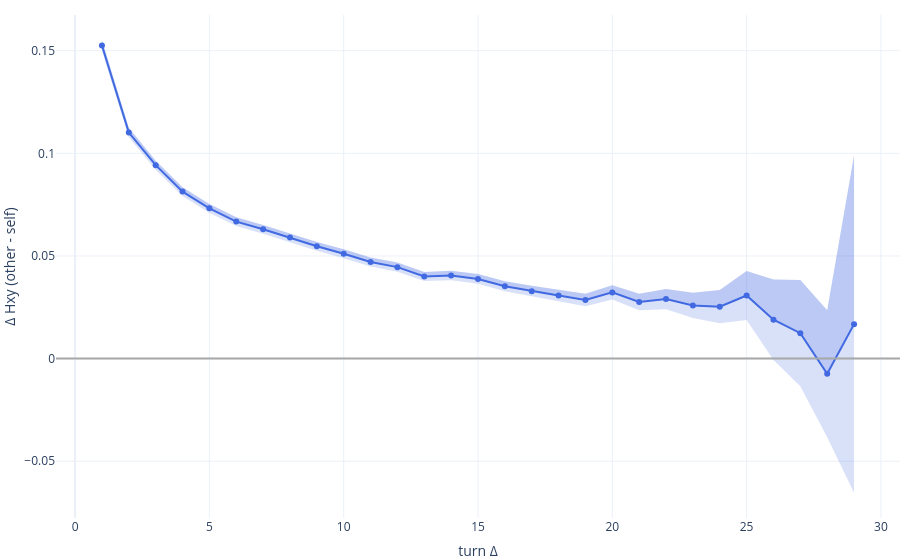

Notebook code cell kept with this figure:
### Code cell
new_fig.update_layout(
    template='plotly_white',
    xaxis=dict(
        title='turn Δ'
    ),
    yaxis=dict(
        title='Δ Hxy (other - self)'
    ),
    margin=dict(
        l=0,
        r=0,
        b=15,
        t=15
    )
)
new_fig.show()

### Figure 1 — Plotly figure (JSON) as saved in the notebook; plotly's stock layout.template omitted (floating-point values rounded to 4 significant figures)
{"data": [{"legendgroup": "Δ Hxy", "line": {"color": "rgba(65, 105, 225, 1.0)"}, "mode": "markers+lines", "name": "Δ Hxy", "showlegend": false, "x": [1, 2, 3, 4, 5, 6, 7, 8, 9, 10, 11, 12, 13, 14, 15, 16, 17, 18, 19, 20, 21, 22, 23, 24, 25, 26, 27, 28, 29], "y": [0.1525, 0.1101, 0.09422, 0.08134, 0.0732, 0.06673, 0.06297, 0.05895, 0.05469, 0.05107, 0.04703, 0.04455, 0.04001, 0.04048, 0.03881, 0.03525, 0.03286, 0.03075, 0.02856, 0.03225, 0.02755, 0.02898, 0.02591, 0.02529, 0.03075, 0.01892, 0.01236, -0.007388, 0.01678], "type": "scatter"}, {"fill": "tonexty", "fillcolor": "rgba(65, 105, 225, 0.2)", "legendgroup": "Δ Hxy", "line": {"color": "rgba(65, 105, 225, 1.0)", "width": 0}, "mode": "lines", "name": "Δ Hxy_upper_bound", "showlegend": false, "x": [1, 2, 3, 4, 5, 6, 7, 8, 9, 10, 11, 12, 13, 14, 15, 16, 17, 18, 19, 20, 21, 22, 23, 24, 25, 26, 27, 28, 29], "y": [0.1551, 0.1124, 0.09642, 0.0835, 0.07532, 0.06883, 0.06507, 0.06106, 0.05682, 0.05321, 0.04919, 0.04675, 0.04224, 0.04276, 0.04119, 0.03773, 0.03545, 0.03354, 0.03164, 0.03568, 0.03156, 0.03392, 0.03209, 0.03339, 0.04272, 0.03855, 0.03824, 0.02349, 0.09897], "type": "scatter"}, {"fill": "tonexty", "fillcolor": "rgba(65, 105, 225, 0.2)", "legendgroup": "Δ Hxy", "line": {"color": "rgba(65, 105, 225, 1.0)", "width": 0}, "mode": "lines", "name": "Δ Hxy_lower_bound", "showlegend": false, "x": [1, 2, 3, 4, 5, 6, 7, 8, 9, 10, 11, 12, 13, 14, 15, 16, 17, 18, 19, 20, 21, 22, 23, 24, 25, 26, 27, 28, 29], "y": [0.15, 0.1078, 0.09202, 0.07919, 0.07107, 0.06463, 0.06087, 0.05683, 0.05257, 0.04892, 0.04487, 0.04236, 0.03778, 0.0382, 0.03642, 0.03277, 0.03026, 0.02796, 0.02548, 0.02883, 0.02354, 0.02405, 0.01974, 0.01719, 0.01878, -0.0007138, -0.01352, -0.03827, -0.06541], "type": "scatter"}], "layout": {"shapes": [{"line": {"color": "darkgray", "width": 2}, "type": "line", "x0": 0, "x1": 1, "xref": "x domain", "y0": 0, "y1": 0, "yref": "y"}], "margin": {"l": 0, "r": 0, "b": 15, "t": 15}, "xaxis": {"title": {"text": "turn Δ"}}, "yaxis": {"title": {"text": "Δ Hxy (other - self)"}}}}
